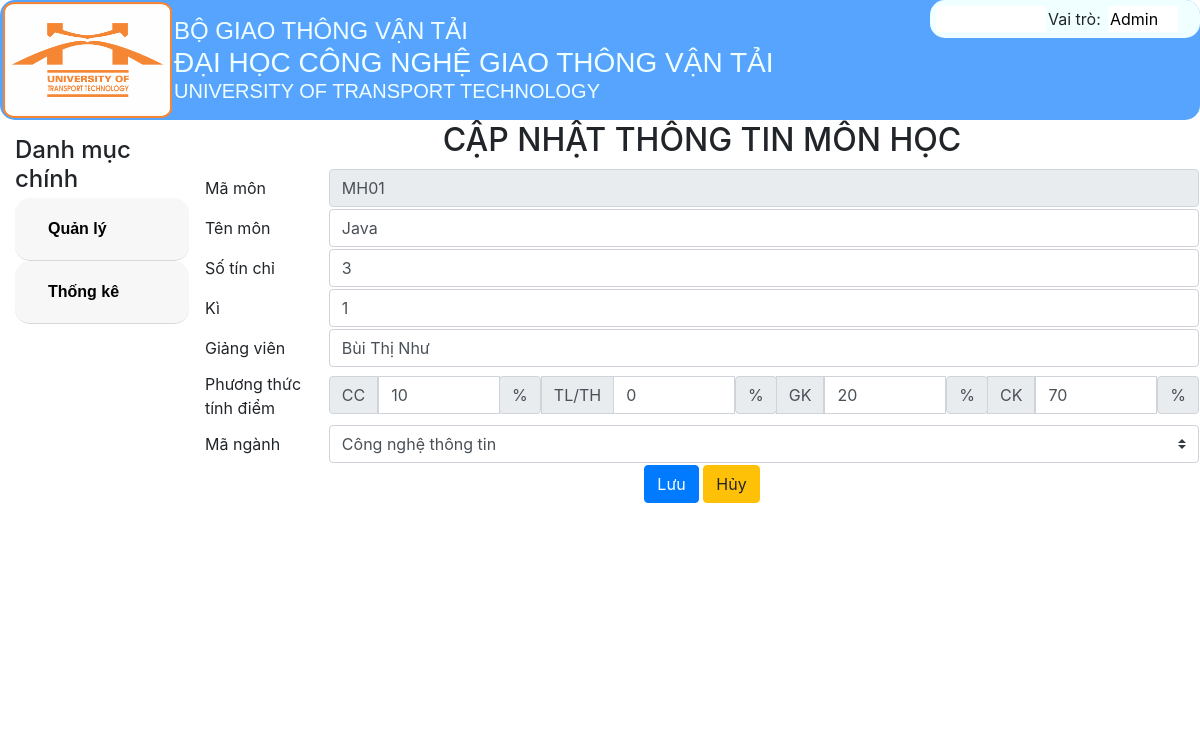
The app's page /DanhSachMonHoc/Sua/MH01 with its own data.
### tables this page shows
CREATE TABLE `monhoc` (
  `mamon` varchar(30) NOT NULL,
  `tenmon` varchar(50) NOT NULL,
  `sotinchi` varchar(10) NOT NULL,
  `ki` varchar(10) NOT NULL,
  `giangvien` varchar(50) NOT NULL,
  `phuongthuctinhdiem` varchar(100) NOT NULL,
  `manganh` varchar(30) NOT NULL
);

CREATE TABLE `nganh` (
  `manganh` varchar(30) NOT NULL,
  `tennganh` varchar(50) NOT NULL,
  `makhoa` varchar(30) NOT NULL
);

### MVC/Core/controller.php (called while the page is built, shortened)
<?php
class Controller
{
    public function mode($mode){
        return new $mode;
    }
    function view($view, $data= []){
        include_once './MVC/Views/'.$view.'.php';
    }
}

### MVC/Controllers/DanhSachMonHoc.php (called while the page is built, shortened)
<?php
class DanhSachMonHoc extends Controller
{
    protected $monhoc;
    protected $nganh;
    function __construct()
    {
        $this->monhoc = $this->mode('Monhoc');
        $this->nganh = $this->mode('Nganh');
    }
    function Sua($mamon)
    {
        $this->view('MasterLayoutAD', [
            'page' => 'Monhoc_sua',
            'dulieu' => $this->monhoc->monhoc_find($mamon, ''),
            'data_nganh' => $this->nganh->nganh_find('', '')
        ]);
    }
}
?>

### MVC/Core/app.php (called while the page is built, shortened)
<?php
class app
{
    protected $action = 'Get_data';
    function __construct()
    {
        $arr = $this->ProcessURL();
        if($arr!=null){
            if(file_exists("./MVC/Controllers/".$arr[0].".php")){
                $this->controller=$arr[0];
                unset($arr[0]);
            }
        }
        $this->controller=new $this->controller;
        if(isset($arr[1])){
            if(method_exists($this->controller,$arr[1])){
                $this->action=$arr[1];
            }
            unset($arr[1]);
        }
        $this->params=$arr?array_values($arr):[];
        call_user_func_array([$this->controller,$this->action],$this->params);
    }
    function ProcessURL(){
        if(isset($_GET['url'])){
            return explode("/",filter_var(trim($_GET['url']),FILTER_DEFAULT));
        }
    }
}
?>

### index.php (called while the page is built, shortened)
<?php
$myapp = new app();
?>

### MVC/Core/connectDB.php (called while the page is built, shortened)
<?php
class connectDB{
    protected $servername="localhost";
    protected $username="root";
    protected $password="";
    protected $dbname="btl_quanlydiem";
    function __construct(){
        $this->con=mysqli_connect($this->servername,$this->username,$this->password,$this->dbname);
    }
}
?>

### MVC/Models/Monhoc.php (called while the page is built, shortened)
<?php
class Monhoc extends connectDB{
    function monhoc_find($mamon,$tenmon){
        $sql_monhoc_find="SELECT * FROM monhoc where mamon like '%$mamon%' and tenmon like '%$tenmon%'";
        return mysqli_query($this->con,$sql_monhoc_find);
    }
}
?>

### MVC/Models/Nganh.php (called while the page is built, shortened)
<?php
class Nganh extends connectDB{
    function nganh_find($manganh,$tennganh){
        $sql_nganh_find="SELECT * FROM nganh where manganh like '%$manganh%' and tennganh like '%$tennganh%'";
        return mysqli_query($this->con,$sql_nganh_find);
    }
}

### MVC/Views/Pages/Monhoc_sua.php (the view, shortened to what this page needs)
<!DOCTYPE html>
<html lang="en">
<head>
    <link rel="stylesheet" href="Public/Css/style.css">
    <link rel="stylesheet" href="Public/Css/css_bootstrap.min.css">
    <link rel="stylesheet" href="https://stackpath.bootstrapcdn.com/bootstrap/4.1.1/css/bootstrap.min.css">
</head>
<body>
<form action="http://localhost/BTL_QuanLyDiem/DanhSachMonhoc/Sua_monhoc" method="post">
        <?php
            if(isset($data['dulieu'])){
                $row = mysqli_fetch_assoc($data['dulieu']);
        ?>
        <table cellspacing="20" align="center" >
            <tr>
                <td colspan="2" class="col1" style="text-align: center;"><h2>CẬP NHẬT THÔNG TIN MÔN HỌC</h2></td>
            </tr>
            <tr>
                <td >Mã môn</td>
                <td >
                    <input  class="form-control" type="text" id="txtMamon" name="txtMamon" value="<?php echo $row['mamon']; ?>" readonly>
                </td>
            </tr>
            <tr>
                <td >Tên môn</td>
                <td >
                    <input class="form-control" type="text" name="txtTenmon" value="<?php echo $row['tenmon']; ?>">
                </td>
            </tr>
            <tr>
                <td >Số tín chỉ</td>
                <td >
                    <input class="form-control" type="number" name="txtSotinchi" value="<?php echo $row['sotinchi']; ?>">
                </td>
            </tr>
            <tr>
                <td >Kì</td>
                <td >
                    <input class="form-control" type="number" name="txtKi" value="<?php echo $row['ki']; ?>">
                </td>
            </tr>
            <tr>
                <td >Giảng viên</td>
                <td >
                    <input class="form-control" type="text" name="txtGiangvien" value="<?php echo $row['giangvien']; ?>">
                </td>
            </tr>
            <tr>
                <td >Phương thức tính điểm</td>
                <?php
                    $pttd = explode("/",$row['phuongthuctinhdiem']);
                ?>
                <td>
                    <div class="input-group mb-3">
                        <div class="input-group-prepend">
                            <span class="input-group-text"
                                style="padding-bottom: 6px; position: relative; left: 0px; top: 7px;">CC</span>
                        </div>
                        <input type="number" name="txtDiemcc" min="0" class="form-control" placeholder="Chuyên cần"
                            style="padding-bottom: 6px; left: 1px; top: 7px; transition: none 0s ease 0s; cursor: move;"
                            value="<?php echo $pttd[0] ?>">
                        <span class="input-group-text"
                            style="padding-bottom: 6px; position: relative; left: 0px; top: 7px;">%</span>
                        <div class="input-group-prepend">
                            <span class="input-group-text" style="position: relative; left: 0px; top: 7px;">TL/TH</span>
                        </div>
                        <input type="number" name="txtDiemtl_th" min="0" class="form-control"
                            placeholder="Thảo luận/Thực hành" style="left: 0px; top: 7px;"
                            value="<?php echo $pttd[1] ?>">
                        <span class="input-group-text"
                            style="padding-bottom: 6px; position: relative; left: 0px; top: 7px;">%</span>
                        <div class="input-group-prepend">
                            <span class="input-group-text" style="position: relative; left: -1px; top: 7px;">GK</span>
                        </div>
                        <input type="number" name="txtDiemgk" min="0" class="form-control" placeholder="Giữa kì"
                            style="left: 0px; top: 7px;" value="<?php echo $pttd[2] ?>">
                        <span class="input-group-text"
                            style="padding-bottom: 6px; position: relative; left: 0px; top: 7px;">%</span>
                        <div class="input-group-prepend">
                            <span class="input-group-text" style="position: relative; left: -1px; top: 7px;">CK</span>
                        </div>
                        <input type="number" name="txtDiemck" min="0" class="form-control" placeholder="Cuối kì"
                            style="left: 0px; top: 7px;" value="<?php echo $pttd[3] ?>">
                        <span class="input-group-text"
                            style="padding-bottom: 6px; position: relative; left: 0px; top: 7px;">%</span>
                    </div>
                </td>
            </tr>
            <tr>
                <td >Mã ngành</td>
                <td >
                <select class="custom-select" id="txtManganh" name="txtManganh"
                        style="left: 1px; top: 9px; transition: none 0s ease 0s; cursor: move;">
                        <?php
                        if (isset($data['data_nganh']) && $data['data_nganh'] != null) {
                            while ($row_of_khoa = mysqli_fetch_array($data['data_nganh'])) {
                                ?>
                                <option value="<?php echo $row_of_khoa['manganh'] ?>" <?php if($row_of_khoa['manganh'] == $row['manganh']) echo ' selected = "selected"'; ?>>
                                    <?php echo $row_of_khoa['tennganh'] ?>
                                </option>
                                <?php
                            }
                        }
                        ?>
                    </select>
                </td>
            </tr>
            <tr>
                <td colspan="2" align = center>
                    <input class="btn btn-primary" type="submit" name="btnLuu" value="Lưu">
                    <input class="btn btn-warning" type="submit" name="btnHuy" value="Hủy">
                </td>
            </tr>
        </table>
    </form>
    <?php
            }
        ?>
</body>
</html>

### Public/Css/style.css (style rules this page uses)
.col1 { width: 200px; text-align: start; }

### records on screen
monhoc: txtMamon "MH01", txtTenmon "Java", txtSotinchi "3", txtKi "1", txtGiangvien "Bùi Thị Như", txtDiemcc "10", txtDiemtl_th "0", txtDiemgk "20", txtDiemck "70", txtManganh "Công nghệ thông tin"
